Frame 1 (no input): blank canvas, image omitted
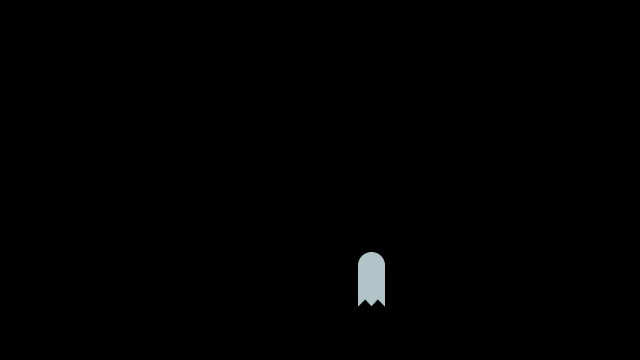
Frame 60 (the mouse pressed at the canvas centre just before this capture)
Frame 120 (the mouse held since frame 60 and released just before this capture): blank canvas, image omitted

The Processing sketch that drew this single still picture (run headless with seeded random() and noise(); from frame 60 on, the mouse is pressed at the canvas centre):

// Processing sketch: Ghost_Animation
// ── Ghost_Animation.pde
String getName() {
return "Andie Goode"; }
String getTitle() {
return "Ghost Animation"; }

float ghostX, ghostY;
float ghostDist = 100;
float phasor1, phasor2;
void setup()
{
  size (640,360);
  background (0);
}

void draw()
{
  background(0);
  //change size
  float mysize = 30*sin(phasor2);
  //change color from white to grey to black
  color c = color(201*sin(phasor2),224*sin(phasor2),227*sin(phasor2));
  ghostX = 320 + ghostDist * cos(phasor1);
  ghostY = 180 + ghostDist * sin(phasor1);
  
  drawGhost(ghostX,ghostY,c,mysize);
  
  //update phasors
  phasor1 = radians(frameCount);
  phasor2 = 2*radians(frameCount);

  
}

void drawGhost(float x,float y, color c, float mysize)
{
  background(0);
  fill(c);
  stroke(c);
 rect(x-(mysize*0.5), y, mysize, (mysize*1.25)); 
 ellipseMode(CENTER);
 ellipse(x,y,mysize,mysize);
 triangle(x-(mysize*0.5), y+(mysize),x, y+(mysize),x-(mysize*0.5),y+(mysize*1.5));
 triangle(x,y+(mysize),x+(mysize*0.5),y+(mysize),x+(mysize*0.5),y+(mysize*1.5));
 triangle(x-(mysize*.45),y+(mysize),x+(mysize*.45),y+(mysize),x,y+(mysize*1.5));
 fill(255);
 stroke(255);  
}
